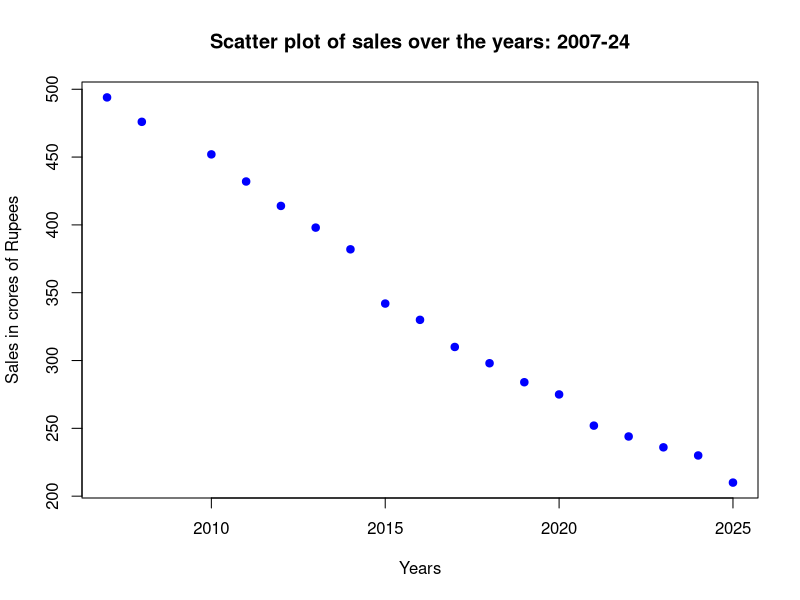

This figure's R source:
library(ggplot2)
library(readxl)

setwd("C:/Users/Admin/Downloads")

data <- read_excel("BDA.xlsx", sheet = 5, range = "A1:E19")

# check names
colnames(data)

df_multi <- data.frame(
  time = data$Years,
  values = c(data$Sales, data$VC, data$FC),
  group = rep(c("Sales","VC","FC"), each = 18)
)

plot(data$Years, data$Sales,
     main = "Scatter plot of sales over the years: 2007-24",
     xlab = "Years",
     ylab = "Sales in crores of Rupees",
     pch = 19,
     col = "blue")
